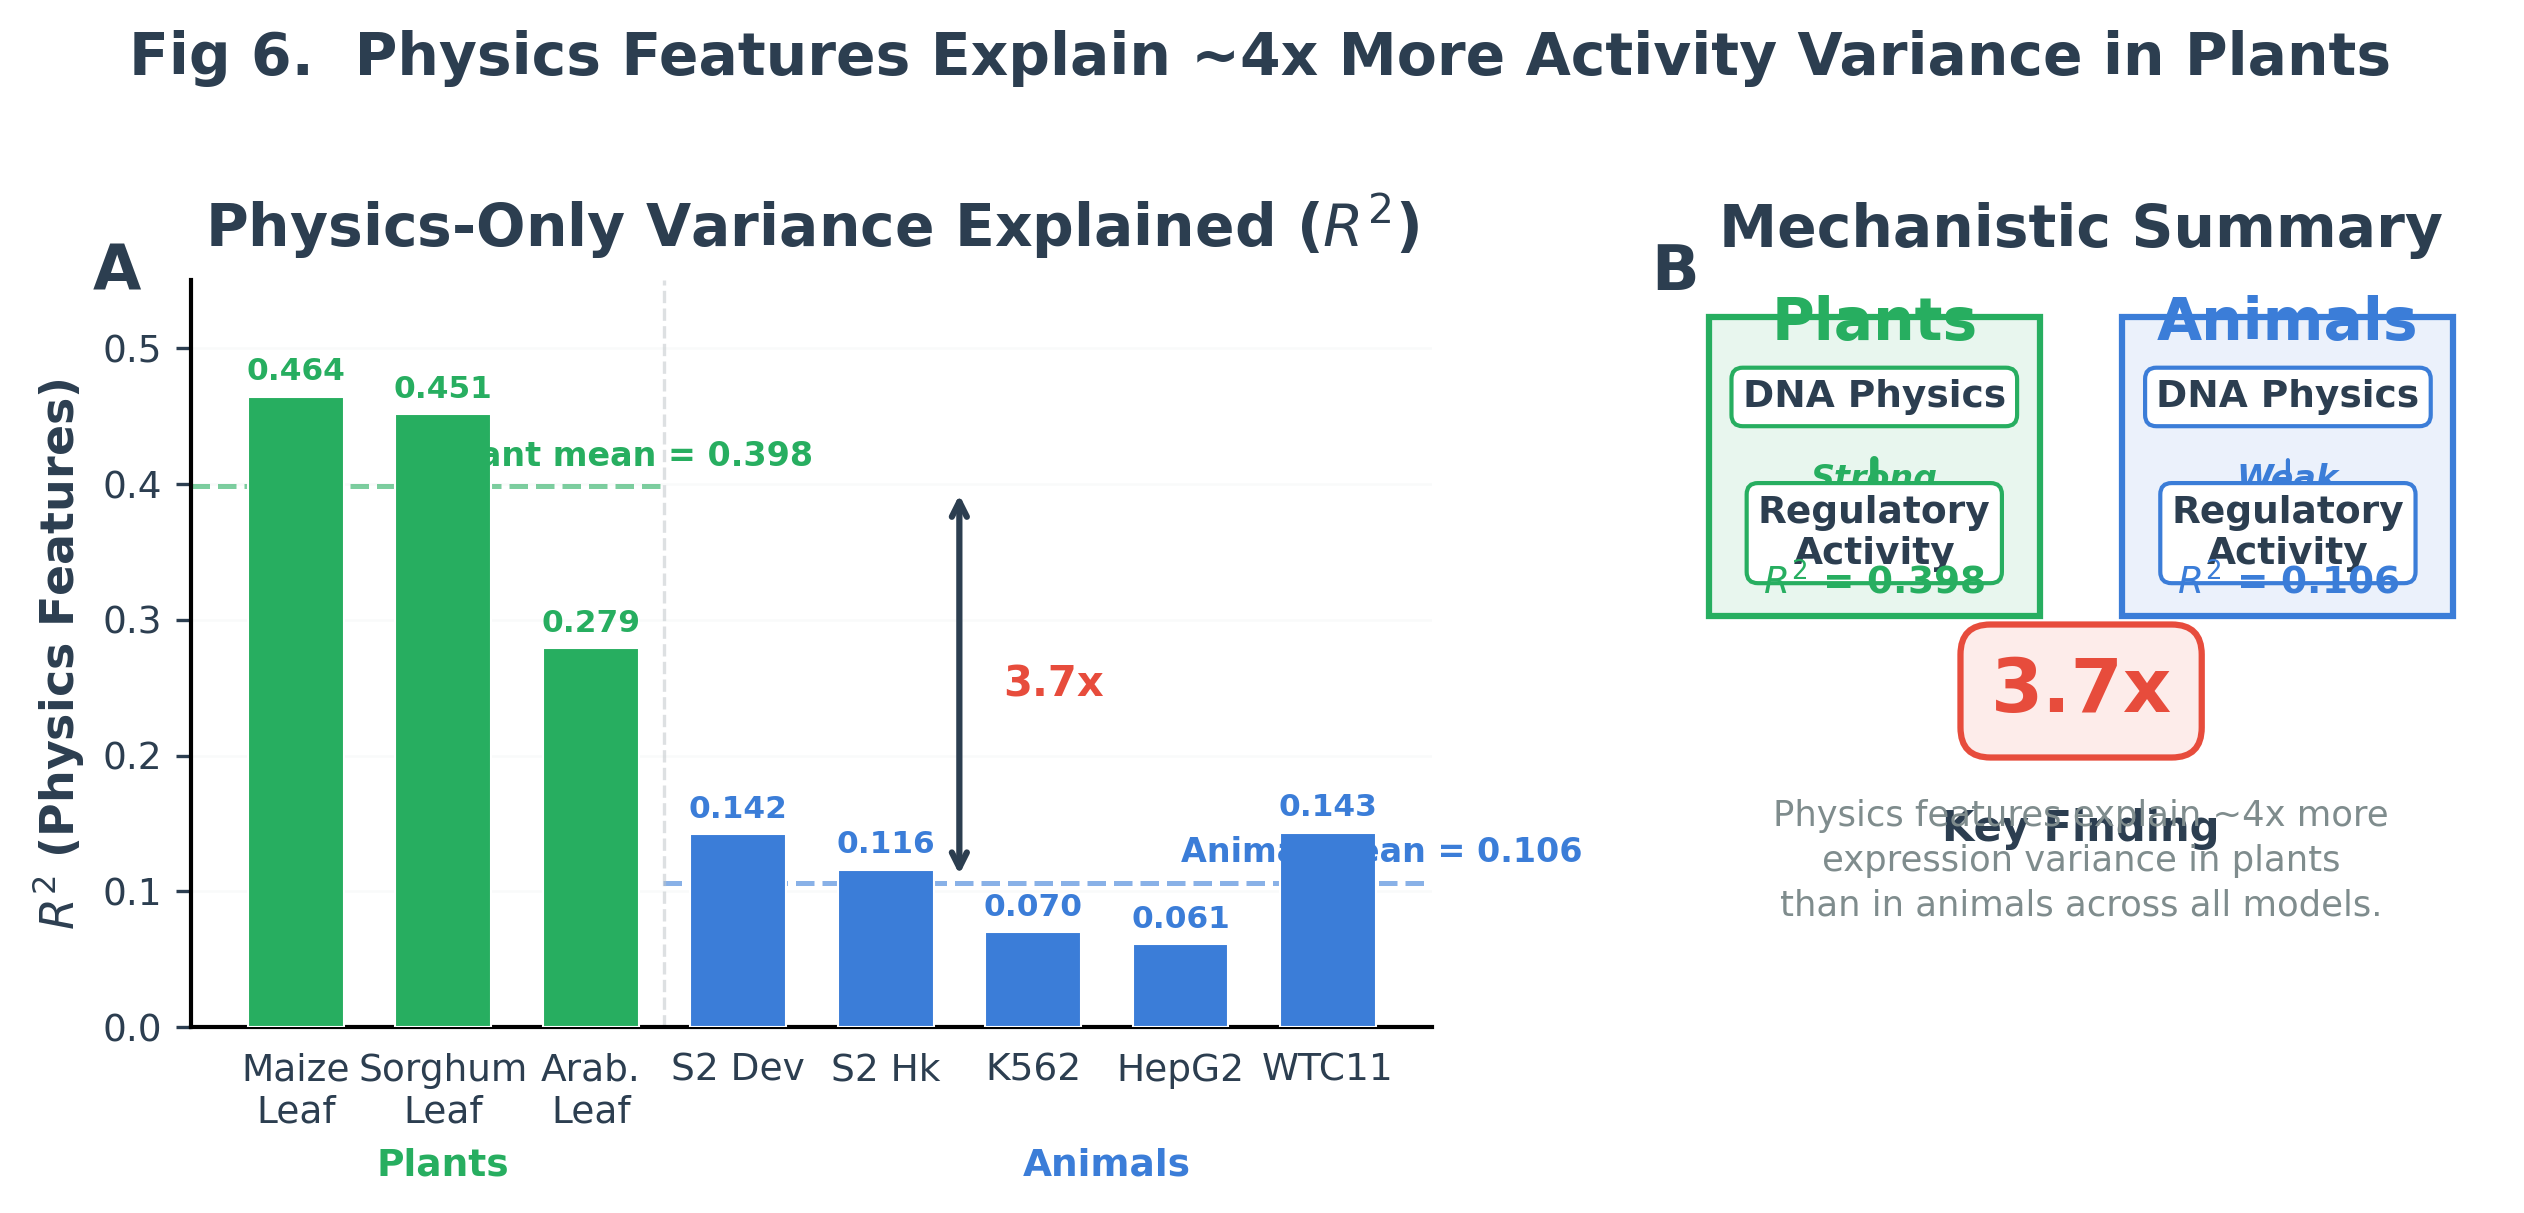

This figure's Python source:
#!/usr/bin/env python3
"""
Poster Fig 6: Physics Explains 4x More Activity Variance in Plants
1x2: (A) R^2 by dataset (plants vs animals) | (B) Mechanistic diagram
Data from verified experimental results.
"""
import sys
sys.path.insert(0, '/home/bcheng/sequence_optimization/FUSEMAP/presentation_figures/poster_figures')
from poster_style import *

apply_poster_style()

# ── DATA (from verified experimental results) ────────────────────────────────
datasets = ['Maize\nLeaf', 'Sorghum\nLeaf', 'Arab.\nLeaf',
            'S2 Dev', 'S2 Hk', 'K562', 'HepG2', 'WTC11']
r2_vals = [0.464, 0.451, 0.279, 0.142, 0.116, 0.070, 0.061, 0.143]
is_plant = [True, True, True, False, False, False, False, False]
plant_mean = np.mean([0.464, 0.451, 0.279])
animal_mean = np.mean([0.142, 0.116, 0.070, 0.061, 0.143])

# ── FIGURE ───────────────────────────────────────────────────────────────────
fig, axes = plt.subplots(1, 2, figsize=(8.5, 4.0),
                          gridspec_kw={'width_ratios': [1.5, 1]})

# Panel A: R^2 bars
ax = axes[0]
colors = [COLORS['plant'] if p else COLORS['human'] for p in is_plant]
x = np.arange(len(datasets))
bars = ax.bar(x, r2_vals, color=colors, edgecolor='white', linewidth=0.5,
              width=0.65, zorder=3)

for i, v in enumerate(r2_vals):
    ax.text(i, v + 0.008, f'{v:.3f}', ha='center', va='bottom',
            fontsize=FONTS['bar_label'] - 0.5, fontweight='bold',
            color=colors[i])

# Group means
ax.axhline(plant_mean, color=COLORS['plant'], ls='--', lw=1.2, alpha=0.6,
           xmin=0, xmax=0.38)
ax.axhline(animal_mean, color=COLORS['human'], ls='--', lw=1.2, alpha=0.6,
           xmin=0.38, xmax=1.0)
ax.text(1, plant_mean + 0.01, f'Plant mean = {plant_mean:.3f}',
        fontsize=FONTS['annotation'] - 1, fontweight='bold',
        color=COLORS['plant'], va='bottom')
ax.text(6, animal_mean + 0.01, f'Animal mean = {animal_mean:.3f}',
        fontsize=FONTS['annotation'] - 1, fontweight='bold',
        color=COLORS['human'], va='bottom')

# 3.7x annotation
mid_x = 4.5
ax.annotate('', xy=(mid_x, plant_mean), xytext=(mid_x, animal_mean),
            arrowprops=dict(arrowstyle='<->', color=COLORS['text'], lw=1.5))
ax.text(mid_x + 0.3, (plant_mean + animal_mean) / 2,
        f'{plant_mean/animal_mean:.1f}x', fontsize=FONTS['annotation'] + 1,
        fontweight='bold', color=COLORS['accent'], va='center')

# Separator
ax.axvline(2.5, color=COLORS['border'], ls='--', lw=0.8, alpha=0.5)

ax.set_xticks(x)
ax.set_xticklabels(datasets, fontsize=FONTS['tick'] - 1)
ax.tick_params(axis='x', length=0, pad=6)
ax.set_ylim(0, 0.55)

# Group labels
ax.text(1, -0.16, 'Plants', fontsize=FONTS['annotation'], fontweight='bold',
        ha='center', va='top', transform=ax.get_xaxis_transform(),
        color=COLORS['plant'])
ax.text(5.5, -0.16, 'Animals', fontsize=FONTS['annotation'], fontweight='bold',
        ha='center', va='top', transform=ax.get_xaxis_transform(),
        color=COLORS['human'])

style_axis(ax, title='Physics-Only Variance Explained ($R^2$)',
           ylabel='$R^2$ (Physics Features)')
add_panel_label(ax, 'A')

# Panel B: Mechanistic summary (text-based diagram)
ax = axes[1]
ax.set_xlim(0, 10)
ax.set_ylim(0, 10)
ax.axis('off')

# Plants box
rect_p = plt.Rectangle((0.5, 5.5), 4, 4, fill=True,
                         facecolor=matplotlib.colors.to_rgba(COLORS['plant'], 0.1),
                         edgecolor=COLORS['plant'], linewidth=1.5, zorder=2)
ax.add_patch(rect_p)
ax.text(2.5, 9.2, 'Plants', fontsize=FONTS['title'], fontweight='bold',
        ha='center', color=COLORS['plant'])
ax.text(2.5, 8.3, 'DNA Physics', fontsize=FONTS['annotation'], fontweight='bold',
        ha='center', color=COLORS['text'],
        bbox=dict(boxstyle='round,pad=0.3', facecolor='white',
                  edgecolor=COLORS['plant'], lw=1))
ax.annotate('', xy=(2.5, 6.8), xytext=(2.5, 7.7),
            arrowprops=dict(arrowstyle='->', color=COLORS['plant'], lw=2))
ax.text(2.5, 7.2, 'Strong', fontsize=FONTS['annotation'] - 1,
        fontweight='bold', ha='center', color=COLORS['plant'], fontstyle='italic')
ax.text(2.5, 6.2, 'Regulatory\nActivity', fontsize=FONTS['annotation'],
        fontweight='bold', ha='center', color=COLORS['text'],
        bbox=dict(boxstyle='round,pad=0.3', facecolor='white',
                  edgecolor=COLORS['plant'], lw=1))
ax.text(2.5, 5.8, f'$R^2$ = {plant_mean:.3f}', fontsize=FONTS['annotation'],
        fontweight='bold', ha='center', color=COLORS['plant'])

# Animals box
rect_a = plt.Rectangle((5.5, 5.5), 4, 4, fill=True,
                         facecolor=matplotlib.colors.to_rgba(COLORS['human'], 0.1),
                         edgecolor=COLORS['human'], linewidth=1.5, zorder=2)
ax.add_patch(rect_a)
ax.text(7.5, 9.2, 'Animals', fontsize=FONTS['title'], fontweight='bold',
        ha='center', color=COLORS['human'])
ax.text(7.5, 8.3, 'DNA Physics', fontsize=FONTS['annotation'], fontweight='bold',
        ha='center', color=COLORS['text'],
        bbox=dict(boxstyle='round,pad=0.3', facecolor='white',
                  edgecolor=COLORS['human'], lw=1))
ax.annotate('', xy=(7.5, 6.8), xytext=(7.5, 7.7),
            arrowprops=dict(arrowstyle='->', color=COLORS['human'], lw=1,
                            linestyle='--'))
ax.text(7.5, 7.2, 'Weak', fontsize=FONTS['annotation'] - 1,
        fontweight='bold', ha='center', color=COLORS['human'], fontstyle='italic')
ax.text(7.5, 6.2, 'Regulatory\nActivity', fontsize=FONTS['annotation'],
        fontweight='bold', ha='center', color=COLORS['text'],
        bbox=dict(boxstyle='round,pad=0.3', facecolor='white',
                  edgecolor=COLORS['human'], lw=1))
ax.text(7.5, 5.8, f'$R^2$ = {animal_mean:.3f}', fontsize=FONTS['annotation'],
        fontweight='bold', ha='center', color=COLORS['human'])

# Central annotation
ax.text(5, 4.5, f'{plant_mean/animal_mean:.1f}x', fontsize=18,
        fontweight='bold', ha='center', va='center', color=COLORS['accent'],
        bbox=dict(boxstyle='round,pad=0.4', facecolor='#FDECEA',
                  edgecolor=COLORS['accent'], lw=1.5))

# Key finding
ax.text(5, 2.5, 'Key Finding', fontsize=FONTS['annotation'] + 1,
        fontweight='bold', ha='center', color=COLORS['text'])
ax.text(5, 1.5, 'Physics features explain ~4x more\nexpression variance in plants\n'
        'than in animals across all models.',
        fontsize=FONTS['annotation'] - 0.5, ha='center', color=COLORS['text_light'],
        linespacing=1.4)

ax.set_title('Mechanistic Summary', fontsize=FONTS['title'],
             fontweight='bold', pad=8, color=COLORS['text'])
add_panel_label(ax, 'B', x=-0.02)

fig.suptitle('Fig 6.  Physics Features Explain ~4x More Activity Variance in Plants',
             fontsize=FONTS['title'], fontweight='bold', y=1.02, color=COLORS['text'])

plt.tight_layout()
save_poster_fig(fig, 'poster_fig6_physics_activity')
print('Done.')
